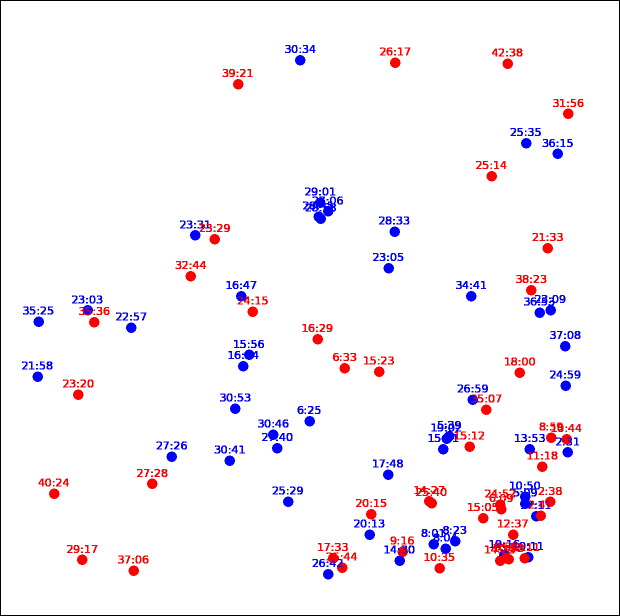
#> input picture KD Map/champion_kill_positions.png, 1240 x 1232 px (shown at 1/2 size)
$ python -i analyze_kill_events.py   (imports and definitions only)
#> lines starting #> are read from the running program, lines starting #| are printed output that depends on the picture
import json
import tabulate
import matplotlib.pyplot as plt
from PIL import Image

# This script must be run AFTER game_data.py populates the JSON file.
# This script reads the JSON data from the file champion_kill_events.json and analyzes the kill events.
# It organizes the data into a table and plots the points on a grid representing the Summoner's Rift map.
# It also overlays the points on the Summoner's Rift map image and saves the result as a PNG file.

# Function to load the champion kill events from a JSON file
def load_champion_kill_events(filename='champion_kill_events.json'):
    with open(filename, 'r') as f:
        data = json.load(f)
    return data

# Function to scale the coordinates from the original range to a new range
def scale_coordinates(x, y, original_max=32000, new_max=240):
    scale_factor = new_max / original_max
    return x * scale_factor, y * scale_factor

# Function to convert the timestamp from seconds to minutes:seconds format
def convert_timestamp_to_minutes_seconds(timestamp):
    timestamp = int(timestamp.rstrip('s'))
    minutes = timestamp // 60
    seconds = timestamp % 60
    return f"{minutes}:{seconds:02d}"

# Function to analyze the kill events and plot the data
def analyze_kill_events(data):
    # Lists to store scaled coordinates and timestamps
    player_killer_positions = []
    player_victim_positions = []
    player_killer_timestamps = []
    player_victim_timestamps = []

    # Extract player name from the first event
    player_name = data[0]['player_name'] if data else None

    table_data = []
    # Iterate over the champion killed events and translate locations and killer/victim names for each event.
    for event in data:
        scaled_killer_x, scaled_killer_y = scale_coordinates(event['killer_position']['x'], event['killer_position']['y'])
        scaled_victim_x, scaled_victim_y = scale_coordinates(event['victim_position']['x'], event['victim_position']['y'])
        timestamp = convert_timestamp_to_minutes_seconds(event['game_time'])
        if event['killer_name'] == player_name:  # Use the player's name from the JSON data
            player_killer_positions.append((scaled_killer_x, scaled_killer_y))
            player_killer_timestamps.append(timestamp)
        if event['victim_name'] == player_name:  # Use the player's name from the JSON data
            player_victim_positions.append((scaled_victim_x, scaled_victim_y))
            player_victim_timestamps.append(timestamp)
        # Append the data to the table before restarting the loop
        table_data.append([timestamp, event['killer_name'], event['victim_name'], f"({scaled_killer_x}, {scaled_killer_y})", f"({scaled_victim_x}, {scaled_victim_y})",])

    # Display the data in a table using tabulate.
    headers = ["Game Time", "Killer Name", "Victim Name", "Killer Position", "Victim Position", "Assisting Participant IDs"]
    print(tabulate.tabulate(table_data, headers=headers, tablefmt='fancy_grid'))

    # Create the plot using Matplotlib
    fig, ax = plt.figure(figsize=(8, 8)), plt.gca()
    # Make the background transparent
    fig.patch.set_alpha(0)
    ax.patch.set_alpha(0)

    # Apply the event points to the scatter plot using different colors for kills and deaths. The timestamps are annotated.
    if player_killer_positions:
        plt.scatter(*zip(*player_killer_positions), c='blue', label='Kill')
        for (x, y), timestamp in zip(player_killer_positions, player_killer_timestamps):
            plt.annotate(timestamp, (x, y), textcoords="offset points", xytext=(0,5), ha='center', fontsize=8, color='blue')
    if player_victim_positions:
        plt.scatter(*zip(*player_victim_positions), c='red', label='Death')
        for (x, y), timestamp in zip(player_victim_positions, player_victim_timestamps):
            plt.annotate(timestamp, (x, y), textcoords="offset points", xytext=(0,5), ha='center', fontsize=8, color='red')
    # Add x/y limits to the plot. I scaled these to my best estimate of the summoners rift proportions, but they need to be adjusted.
    plt.xlim(0, 115)
    plt.ylim(0, 115)

    # Remove inner grid lines, axis numbers, and labels
    plt.grid(False)
    plt.xticks([])
    plt.yticks([])
    plt.xlabel('')
    plt.ylabel('')

    # Save the plot as a transparent PNG image
    transparent_png_path = 'champion_kill_positions.png'
    plt.savefig(transparent_png_path, bbox_inches='tight', pad_inches=0, dpi=200, transparent=True)
    print("Plot saved as champion_kill_positions.png")

    # Show the plot
    # Can comment this out if you don't want to display the plot anymore.
    plt.show()
    print("Plot displayed")


    # Rift image is in this directory
    summoners_rift_image_path = 'summoners_rift.png'
    # Creates a path for the overlaid image
    output_image_path = 'overlaid_image.png'

    # Opens both images, covert them to RGBA, and resizes the overlay image to the base image size
    base_image = Image.open(summoners_rift_image_path).convert("RGBA")
    overlay_image = Image.open(transparent_png_path).convert("RGBA")
    overlay_image = overlay_image.resize(base_image.size, Image.LANCZOS)

    # Combine the images
    combined_image = Image.alpha_composite(base_image, overlay_image)

    # Save the combined image and output.
    combined_image.save(output_image_path)
    print(f"Overlaid image saved as {output_image_path}")


# Load and read the data from the json
# [1 line that did not run here, left out]
# Analyze and output the kill events
# [1 line not run here, left out]

>>> import cv2
>>> picture = cv2.imread('champion_kill_positions.png', cv2.IMREAD_GRAYSCALE)
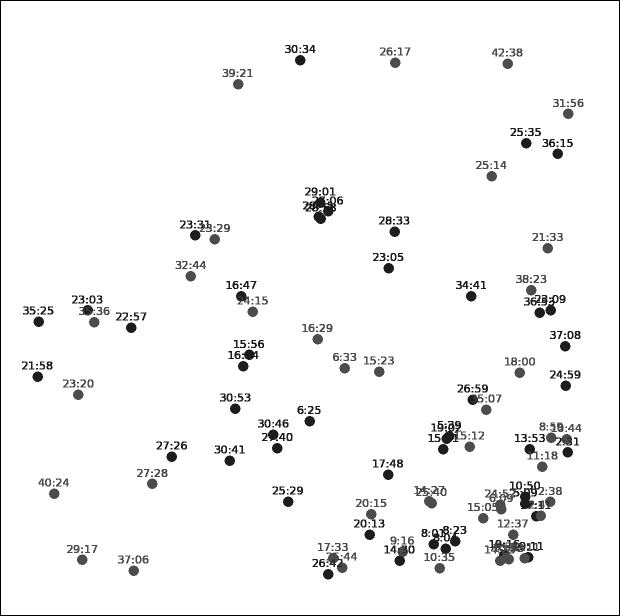
#> picture: shape (1232, 1240) (shown at 1/2 size); min 0, max 255, mean 245.2
#> (the run stopped early here; a loop or call above may not have finished)
